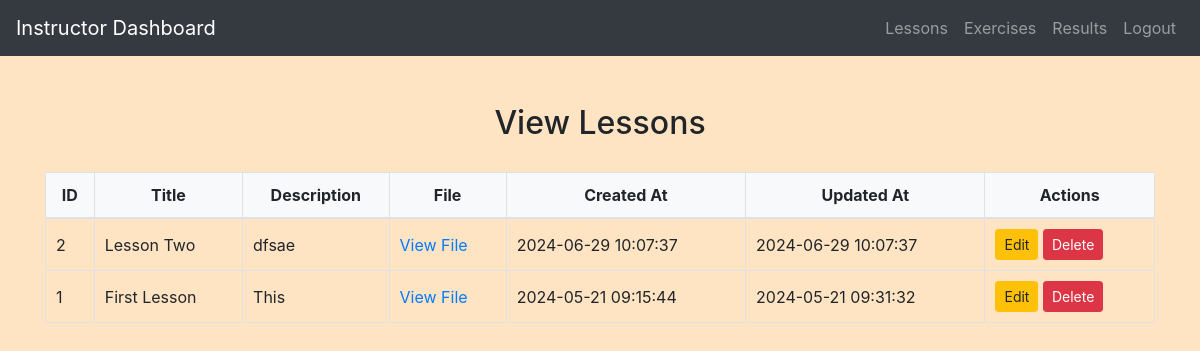
Page /instructor/view_lessons.php (signed in) on the committed database.
### tables this page shows
CREATE TABLE `lessons` (
  `lesson_id` int(11) NOT NULL,
  `title` varchar(255) NOT NULL,
  `description` text NOT NULL,
  `file_path` varchar(255) NOT NULL,
  `created_at` datetime DEFAULT current_timestamp(),
  `updated_at` datetime DEFAULT current_timestamp() ON UPDATE current_timestamp()
);

### instructor/view_lessons.php (the view, shortened to what this page needs)
<?php
include('config.php');
$result = $conn->query("SELECT * FROM lessons ORDER BY created_at DESC");
?>
<!DOCTYPE html>
<html>
<head>
    <link rel="stylesheet" href="https://maxcdn.bootstrapcdn.com/bootstrap/4.5.2/css/bootstrap.min.css">
    <link rel="stylesheet" href="../css/style.css">
</head>
<body>
<?php include('instructor_navbar.php'); ?>
<div class="container mt-5">
    <h2>View Lessons</h2>
    <table class="table table-bordered">
        <thead>
            <tr>
                <th>ID</th>
                <th>Title</th>
                <th>Description</th>
                <th>File</th>
                <th>Created At</th>
                <th>Updated At</th>
                <th>Actions</th>
            </tr>
        </thead>
        <tbody>
            <?php while ($row = $result->fetch_assoc()): ?>
                <tr>
                    <td><?php echo $row['lesson_id']; ?></td>
                    <td><?php echo htmlspecialchars($row['title']); ?></td>
                    <td><?php echo htmlspecialchars($row['description']); ?></td>
                    <td><a href="../admin/<?php echo $row['file_path']; ?>" target="_blank">View File</a></td>
                    <td><?php echo $row['created_at']; ?></td>
                    <td><?php echo $row['updated_at']; ?></td>
                    <td>
                        <button class="btn btn-warning btn-sm" data-toggle="modal" data-target="#editModal<?php echo $row['lesson_id']; ?>">Edit</button>
                        <a href="view_lessons.php?delete=<?php echo $row['lesson_id']; ?>" class="btn btn-danger btn-sm" onclick="return confirm('Are you sure you want to delete this lesson?');">Delete</a>
                    </td>
                </tr>
            <?php endwhile; ?>
        </tbody>
    </table>
</div>
</body>
</html>

### css/style.css (style rules this page uses)
body { background-color: bisque; }
h1, h2, h3, h4 { text-align: center; margin-top: 30px; margin-bottom: 30px; }
.table { width: 100%; border-collapse: collapse; margin-top: 20px; }
.table th, .table td { padding: 10px; border: 1px solid #dee2e6; }
.table thead th { background-color: #f8f9fa; font-weight: bold; text-align: center; }
.table tbody td { vertical-align: middle; }

### rows in the picture
lessons: lesson_id "2", title "Lesson Two", description "dfsae", created_at "2024-06-29 10:07:37", updated_at "2024-06-29 10:07:37"
lessons: lesson_id "1", title "First Lesson", description "This", created_at "2024-05-21 09:15:44", updated_at "2024-05-21 09:31:32"
